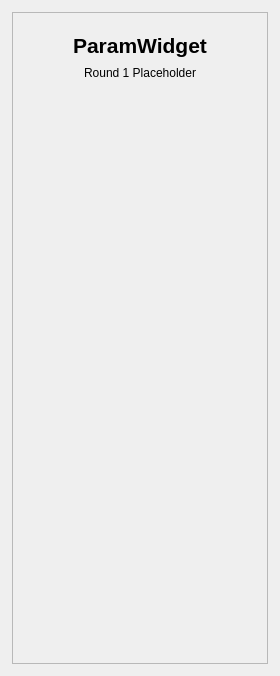
<?xml version="1.0" encoding="UTF-8"?>
<ui version="4.0">
 <class>ParamWidget</class>
 <widget class="QWidget" name="ParamWidget">
  <property name="geometry">
   <rect>
    <x>0</x>
    <y>0</y>
    <width>280</width>
    <height>676</height>
   </rect>
  </property>
  <property name="windowTitle">
   <string>Form</string>
  </property>
  <layout class="QVBoxLayout" name="verticalLayout">
   <property name="spacing">
    <number>12</number>
   </property>
   <property name="leftMargin">
    <number>12</number>
   </property>
   <property name="topMargin">
    <number>12</number>
   </property>
   <property name="rightMargin">
    <number>12</number>
   </property>
   <property name="bottomMargin">
    <number>12</number>
   </property>
   <item>
    <widget class="QFrame" name="contentFrame">
     <property name="frameShape">
      <enum>QFrame::Shape::StyledPanel</enum>
     </property>
     <property name="frameShadow">
      <enum>QFrame::Shadow::Raised</enum>
     </property>
     <layout class="QVBoxLayout" name="frameLayout">
      <property name="spacing">
       <number>8</number>
      </property>
      <property name="leftMargin">
       <number>20</number>
      </property>
      <property name="topMargin">
       <number>20</number>
      </property>
      <property name="rightMargin">
       <number>20</number>
      </property>
      <property name="bottomMargin">
       <number>20</number>
      </property>
      <item>
       <widget class="QLabel" name="titleLabel">
        <property name="font">
         <font>
          <pointsize>16</pointsize>
          <bold>true</bold>
         </font>
        </property>
        <property name="text">
         <string>ParamWidget</string>
        </property>
        <property name="alignment">
         <set>Qt::AlignCenter</set>
        </property>
       </widget>
      </item>
      <item>
       <widget class="QLabel" name="descriptionLabel">
        <property name="text">
         <string>Round 1 Placeholder</string>
        </property>
        <property name="alignment">
         <set>Qt::AlignCenter</set>
        </property>
       </widget>
      </item>
      <item>
       <spacer name="verticalSpacer">
        <property name="orientation">
         <enum>Qt::Vertical</enum>
        </property>
        <property name="sizeHint" stdset="0">
         <size>
          <width>20</width>
          <height>40</height>
         </size>
        </property>
       </spacer>
      </item>
     </layout>
    </widget>
   </item>
  </layout>
 </widget>
 <resources/>
 <connections/>
</ui>
